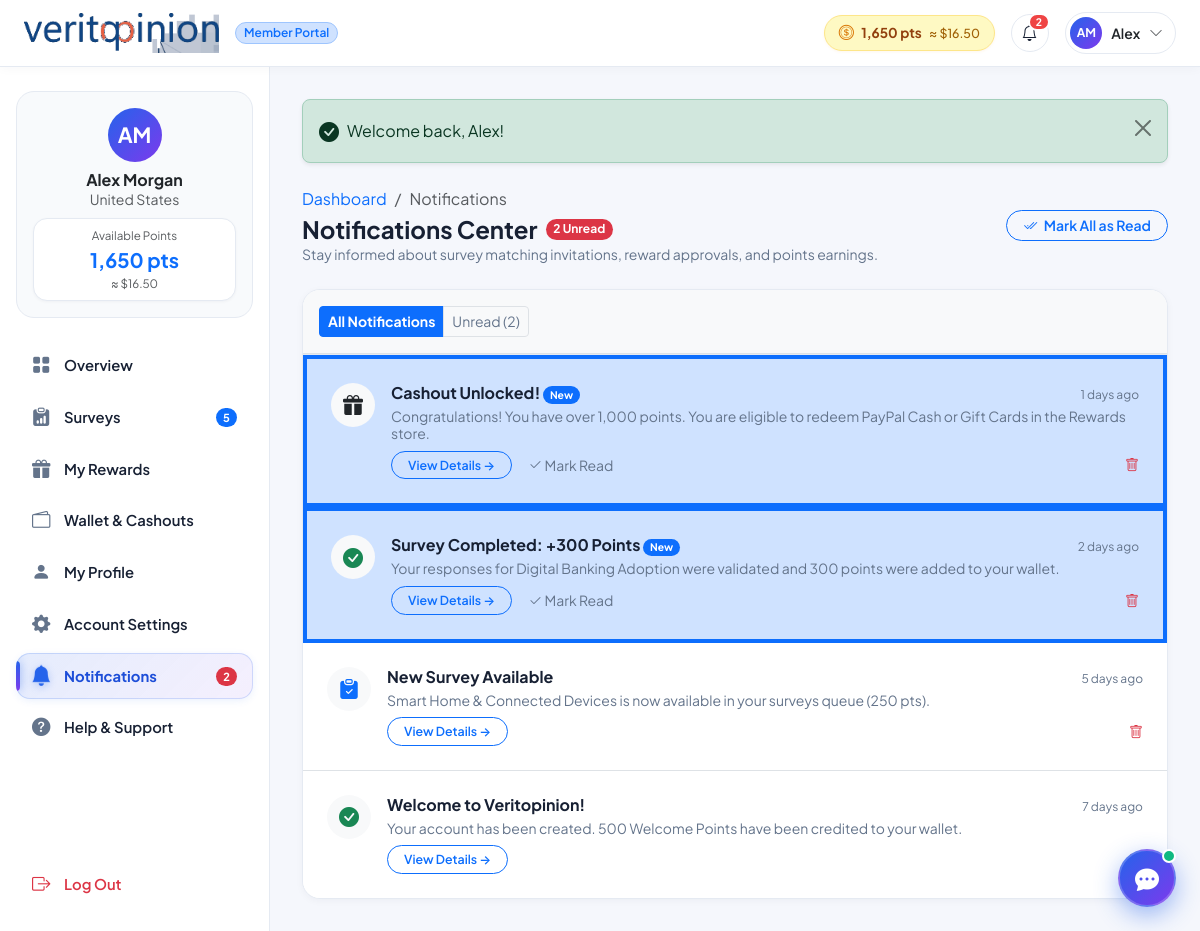
The page /member/notifications.php (signed in) on the database its author committed.
### tables this page shows
CREATE TABLE `users` (
  `id` INT AUTO_INCREMENT PRIMARY KEY,
  `first_name` VARCHAR(100) NOT NULL,
  `last_name` VARCHAR(100) NOT NULL,
  `email` VARCHAR(191) NOT NULL UNIQUE,
  `pending_email` VARCHAR(191) DEFAULT NULL,
  `email_verification_token` VARCHAR(255) DEFAULT NULL,
  `email_verification_expires_at` DATETIME DEFAULT NULL,
  `password_hash` VARCHAR(255) NOT NULL,
  `country` VARCHAR(100) NOT NULL DEFAULT 'United States',
  `state` VARCHAR(100) DEFAULT NULL,
  `city` VARCHAR(100) DEFAULT NULL,
  `phone` VARCHAR(50) DEFAULT NULL,
  `date_of_birth` DATE DEFAULT NULL,
  `gender` VARCHAR(50) DEFAULT NULL,
  `avatar` VARCHAR(255) DEFAULT NULL,
  `employment_status` VARCHAR(100) DEFAULT NULL,
  `annual_income` VARCHAR(100) DEFAULT NULL,
  `education_level` VARCHAR(100) DEFAULT NULL,
  `role` ENUM('member', 'admin') NOT NULL DEFAULT 'member',
  `status` ENUM('active', 'suspended', 'pending') NOT NULL DEFAULT 'active',
  `balance_points` INT NOT NULL DEFAULT 0,
  `lifetime_earnings_usd` DECIMAL(10,2) NOT NULL DEFAULT 0.00,
  `completed_surveys_count` INT NOT NULL DEFAULT 0,
  `profile_completion_pct` INT NOT NULL DEFAULT 35,
  `notification_preferences` TEXT DEFAULT NULL,
  `reset_token` VARCHAR(255) DEFAULT NULL,
  `reset_expires_at` DATETIME DEFAULT NULL,
  `deleted_at` DATETIME DEFAULT NULL,
  `created_at` TIMESTAMP DEFAULT CURRENT_TIMESTAMP,
  `updated_at` TIMESTAMP DEFAULT CURRENT_TIMESTAMP ON UPDATE CURRENT_TIMESTAMP,
  INDEX `idx_users_email` (`email`),
  INDEX `idx_users_role` (`role`),
  INDEX `idx_users_status` (`status`),
  INDEX `idx_users_deleted` (`deleted_at`)
);

CREATE TABLE `notifications` (
  `id` INT AUTO_INCREMENT PRIMARY KEY,
  `user_id` INT NOT NULL,
  `title` VARCHAR(255) NOT NULL,
  `message` TEXT NOT NULL,
  `type` ENUM('info', 'success', 'warning', 'survey', 'reward', 'system') NOT NULL DEFAULT 'info',
  `link` VARCHAR(255) DEFAULT NULL,
  `is_read` TINYINT(1) NOT NULL DEFAULT 0,
  `created_at` TIMESTAMP DEFAULT CURRENT_TIMESTAMP,
  INDEX `idx_notif_user` (`user_id`),
  INDEX `idx_notif_read` (`is_read`),
  CONSTRAINT `fk_notif_user` FOREIGN KEY (`user_id`) REFERENCES `users`(`id`) ON DELETE CASCADE
);

### member/notifications.php (the view, shortened to what the rows shown need)
<?php
require_once __DIR__ . '/../includes/functions.php';
require_once __DIR__ . '/../includes/csrf.php';
require_once __DIR__ . '/../includes/auth_check.php';
$user = require_login();
$db = get_db();
$filter = $_GET['filter'] ?? 'all';
if ($filter === 'unread') {
    $stmt = $db->prepare("SELECT * FROM notifications WHERE user_id = :uid AND is_read = 0 ORDER BY created_at DESC");
} else {
    $stmt = $db->prepare("SELECT * FROM notifications WHERE user_id = :uid ORDER BY created_at DESC");
}
$stmt->execute([':uid' => $user['id']]);
$notificationsList = $stmt->fetchAll();
require_once __DIR__ . '/../includes/member_header.php';
?>
<div class="portal-wrapper">
    <?php require_once __DIR__ . '/../includes/member_sidebar.php'; ?>
    <div class="portal-main">
        <div class="card card-vy border-0 shadow-sm rounded-4 bg-white overflow-hidden">
            <div class="list-group list-group-flush">
                <?php if (empty($notificationsList)): ?>
                    <div class="p-5 text-center text-muted">
                        <div class="mx-auto rounded-circle bg-success-subtle text-success d-flex align-items-center justify-content-center mb-3" style="width: 64px; height: 64px;">
                            <i class="bi bi-check2-all fs-2"></i>
                        </div>
                        <h6 class="fw-bold text-dark mb-1">You're All Caught Up!</h6>
                        <p class="small text-muted mb-0">There are no <?= $filter === 'unread' ? 'unread' : '' ?> notifications right now. Keep your profile complete for priority alerts.</p>
                    </div>
                <?php else: ?>
                    <?php foreach ($notificationsList as $item): ?>
                        <?php
                            $icon = match($item['type']) {
                                'survey'  => 'bi-clipboard-check-fill text-primary',
                                'reward'  => 'bi-gift-fill text-purple',
                                'success' => 'bi-check-circle-fill text-success',
                                'warning' => 'bi-exclamation-triangle-fill text-warning',
                                'system'  => 'bi-shield-check-fill text-secondary',
                                default   => 'bi-bell-fill text-primary'
                            };
                        ?>
                        <div class="list-group-item p-3 p-md-4 d-flex align-items-start gap-3 <?= $item['is_read'] ? 'bg-white' : 'bg-primary-subtle bg-opacity-10 border-start border-primary border-4' ?>">
                            <div class="rounded-circle bg-light d-flex align-items-center justify-content-center flex-shrink-0" style="width: 44px; height: 44px; font-size: 1.25rem;">
                                <i class="bi <?= $icon ?>"></i>
                            </div>
                            <div class="flex-grow-1">
                                <div class="d-flex align-items-baseline justify-content-between gap-2 mb-1">
                                    <h6 class="fw-bold text-dark mb-0 small fs-6">
                                        <?= e($item['title']) ?>
                                        <?php if (!$item['is_read']): ?>
                                            <span class="badge bg-primary rounded-pill ms-1.5" style="font-size: 0.65rem;">New</span>
                                        <?php endif; ?>
                                    </h6>
                                    <span class="text-muted small" style="font-size: 0.75rem;"><?= time_ago($item['created_at']) ?></span>
                                </div>
                                <p class="text-muted small mb-2 lh-sm"><?= e($item['message']) ?></p>
                                <div class="d-flex align-items-center gap-3">
                                    <?php if (!empty($item['link'])): ?>
                                        <a href="<?= e(BASE_URL . $item['link']) ?>" class="btn btn-sm btn-outline-primary rounded-pill px-3 py-1 fw-semibold" style="font-size: 0.775rem;">
                                            View Details &rarr;
                                        </a>
                                    <?php endif; ?>
                                    <?php if (!$item['is_read']): ?>
                                        <a href="<?= BASE_URL ?>/member/mark_notifications.php?id=<?= $item['id'] ?>" class="text-muted small text-decoration-none">
                                            <i class="bi bi-check2"></i> Mark Read
                                        </a>
                                    <?php endif; ?>
                                    <a href="<?= BASE_URL ?>/member/notifications.php?action=delete&id=<?= $item['id'] ?>&csrf_token=<?= csrf_token() ?>" class="text-danger small text-decoration-none ms-auto" onclick="return confirm('Remove this notification?');">
                                        <i class="bi bi-trash"></i>
                                    </a>
                                </div>
                            </div>
                        </div>
                    <?php endforeach; ?>
                <?php endif; ?>
            </div>
        </div>
<?php require_once __DIR__ . '/../includes/member_footer.php'; ?>

### includes/member_header.php (shortened to what the rows shown need)
<?php
require_once __DIR__ . '/functions.php';
require_once __DIR__ . '/auth_check.php';
$user = require_login();
?>
<!DOCTYPE html>
<html lang="en">
<head>
    <link href="https://cdn.jsdelivr.net/npm/bootstrap@5.3.3/dist/css/bootstrap.min.css" rel="stylesheet">
    <link rel="stylesheet" href="https://cdn.jsdelivr.net/npm/bootstrap-icons@1.11.3/font/bootstrap-icons.min.css">
    <link rel="stylesheet" href="<?= BASE_URL ?>/assets/css/style.css">
</head>
<body class="portal-body">
<header class="navbar navbar-expand member-portal-header sticky-top px-3 py-2">
    <div class="container-fluid px-2">
        <div class="d-flex align-items-center gap-3 ms-auto">
            <a href="<?= BASE_URL ?>/member/wallet.php" class="header-wallet-badge text-decoration-none" title="Points Wallet & Cashouts">
                <i class="bi bi-coin"></i>
                <span><?= format_points($user['balance_points']) ?></span>
                <span class="wallet-usd">≈ <?= format_currency($user['balance_points'] / POINTS_PER_USD) ?></span>
            </a>
            <div class="dropdown">
                <button class="header-user-btn" type="button" id="userMenuBtn" data-bs-toggle="dropdown" aria-expanded="false">
                    <?= user_avatar_html($user, 32) ?>
                    <span class="fw-semibold small d-none d-sm-inline text-dark"><?= e($user['first_name']) ?></span>
                    <i class="bi bi-chevron-down small text-muted"></i>
                </button>
            </div>
        </div>
    </div>
</header>

### includes/functions.php (shortened to what the rows shown need)
<?php
require_once __DIR__ . '/csrf.php';
function e(?string $string): string {
    return htmlspecialchars($string ?? '', ENT_QUOTES, 'UTF-8');
}
function format_points(int $points): string {
    return number_format($points) . ' pts';
}
function format_currency(float|int $amount): string {
    return '$' . number_format($amount, 2);
}
function time_ago(string $datetime): string {
    $timestamp = strtotime($datetime);
    $difference = time() - $timestamp;
    if ($difference < 2592000) return round($difference / 86400) . ' days ago';
    return date('M j, Y', $timestamp);
}
function user_avatar_html(array $user, int $size = 40, string $extraClass = ''): string {
    $initials = strtoupper(substr($user['first_name'] ?? 'U', 0, 1) . substr($user['last_name'] ?? '', 0, 1));
    $fontSize = max(11, round($size * 0.38));
    return '<div class="rounded-circle bg-gradient-royal text-white fw-bold d-flex align-items-center justify-content-center shadow-xs ' . $extraClass . '" style="width: ' . $size . 'px; height: ' . $size . 'px; font-size: ' . $fontSize . 'px; flex-shrink: 0;">' . e($initials) . '</div>';
}

### includes/member_sidebar.php (shortened to what the rows shown need)
<?php
require_once __DIR__ . '/functions.php';
?>
<aside class="portal-sidebar d-none d-lg-flex">
    <div class="sidebar-user-card p-3 mb-4 text-center">
        <?= user_avatar_html($user, 54, 'mx-auto mb-2') ?>
        <h6 class="fw-bold mb-0 text-dark"><?= e($user['first_name'] . ' ' . $user['last_name']) ?></h6>
        <small class="text-muted mb-2 d-block"><?= e(!empty($user['city']) ? ($user['city'] . ', ' . $user['country']) : $user['country']) ?></small>
        <div class="sidebar-balance-box p-2 mt-1">
            <span class="text-muted d-block small" style="font-size: 0.725rem;">Available Points</span>
            <span class="fw-bold fs-5 text-primary"><?= format_points($user['balance_points']) ?></span>
            <span class="d-block text-muted small" style="font-size: 0.725rem;">≈ <?= format_currency($user['balance_points'] / POINTS_PER_USD) ?></span>
        </div>
    </div>
</aside>

### rows shown on the page
users: balance_points "1,650 pts", format_currency($user['balance_points']/POINTS_PER_USD) "$16.50", initials "AM AM", first_name "Alex", first_name+last_name "Alex Morgan", country "United States"
notifications: title "Cashout Unlocked!", is_read "New", created_at "1 days ago", message "Congratulations! You have over 1,000 points. You are eligible to redeem PayPal Cash or Gift Cards in the Rewards store."
notifications: title "Survey Completed: +300 Points", is_read "New", created_at "2 days ago", message "Your responses for Digital Banking Adoption were validated and 300 points were added to your wallet."
notifications: title "New Survey Available", created_at "5 days ago", message "Smart Home & Connected Devices is now available in your surveys queue (250 pts)."
notifications: title "Welcome to Veritopinion!", created_at "7 days ago", message "Your account has been created. 500 Welcome Points have been credited to your wallet."

### other values the page prints
$unreadCount "2"
$activeSurveysCount "5"
$sidebarUnreadCount "2"
$msg "Welcome back, Alex!"
$totalUnread "2"
